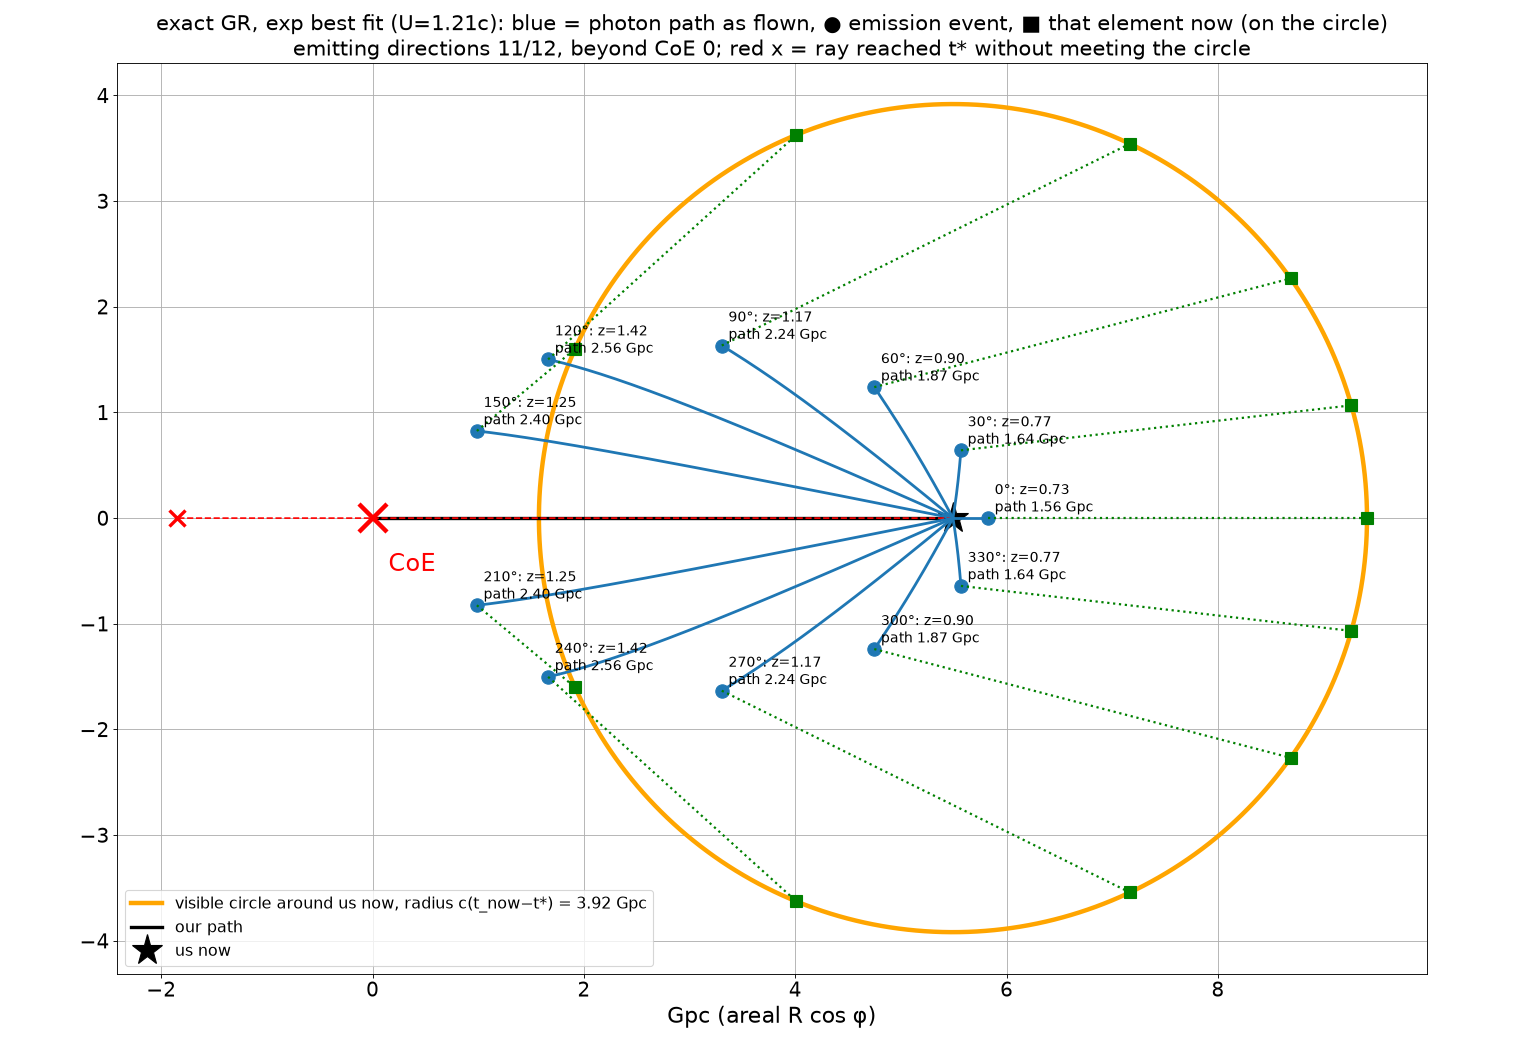

The script that saved this image:
"""Visible sky = concentric circle centred on us NOW (radius rho=c(t_now - t*)), made of elements that co-move with our group.
Per direction: exact-GR past null ray from us now; emission event = point where the element on the ray, carried to t_now along its own
LTB worldline, sits on that circle (|x_elem(t_now) - x_us(t_now)| = rho, areal flat distance). Path drawn as actually flown (elements and
us displacing radially during flight). Path length = c(t_now - t_e) (coordinate light travel), also areal path length. z exact GR."""
import json,pickle,numpy as np; from lc2 import *
import matplotlib;matplotlib.use('Agg');import matplotlib.pyplot as plt
r=json.load(open('res_exp.json')); L,tn=make2('exp',r['x'],1e-3); ts=tstar(L,tn); X0=np.array([0.]); RO=lambda t: L.R(t,X0)[0]
o=obs(L,tn); lam=o['Hbar']*F.C/(70/F.KMSMPC); Ron=RO(tn); rho=tn-ts
def g(t,y):
    Rn=L.R(tn,np.array([y[0]]))[0]; return np.sqrt(Rn**2+Ron**2-2*Rn*Ron*np.cos(y[1]))-rho
g.terminal=True
res=[]
for th in np.arange(0,360,30.):
    rr=ray(L,tn,np.radians(th),tmin=ts,rtol=1e-9,budget=40000,evx=g); q=dict(th=th,stop=rr['stop'],rr=rr)
    if rr['stop']=='circle_hit':
        Rr=L.R(rr['t'],rr['x']); X=Rr*np.cos(rr['phi']); Y=Rr*np.sin(rr['phi']); al=float(np.sum(np.hypot(np.diff(X),np.diff(Y))))
        q.update(te=rr['t'][-1],z=float(np.expm1(rr['lnz1'][-1])),light_travel=tn-rr['t'][-1],areal_path=al,beyond=bool(rr['nc'].max()>0),xe=rr['x'][-1],phie=rr['phi'][-1])
    res.append(q); print(th,q['stop'],q.get('te',0)/tn,q.get('z'),flush=True)
pickle.dump(dict(ts=ts,tn=tn,rho=rho,res=[{k:v for k,v in q.items() if k!='rr'} for q in res]),open('lc5_check.pkl','wb'))
fig,ax=plt.subplots(figsize=(19,13)); ax.set_aspect('equal'); c=np.linspace(0,2*np.pi,300)
ax.plot((Ron+rho*np.cos(c))*lam,rho*np.sin(c)*lam,c='orange',lw=4,label=f'visible circle around us now, radius c(t_now−t*) = {rho*lam:.2f} Gpc')
tt=np.linspace(ts,tn,100); ax.plot([RO(t)*lam for t in tt],0*tt,'k-',lw=3,label='our path'); ax.plot(Ron*lam,0,'k*',ms=28,label='us now')
for q in res:
    p=q['rr']; Rr=L.R(p['t'],p['x']); X=Rr*np.cos(p['phi'])*lam; Y=Rr*np.sin(p['phi'])*lam
    if 'z' not in q: ax.plot(X,Y,'r--',lw=1.5); ax.plot(X[-1],Y[-1],'rx',ms=14,mew=3); continue
    ax.plot(X,Y,'-',c='C0',lw=2.5); ax.plot(X[-1],Y[-1],'o',c='C0',ms=12)          # emission event (where the element was at t_e)
    Rn=L.R(tn,np.array([q['xe']]))[0]*lam; ax.plot([X[-1],Rn*np.cos(q['phie'])],[Y[-1],Rn*np.sin(q['phie'])],':',c='green',lw=2)  # element's radial displacement since
    ax.plot(Rn*np.cos(q['phie']),Rn*np.sin(q['phie']),'s',c='green',ms=10)
    ax.annotate(f"{q['th']:.0f}°: z={q['z']:.2f}\npath {q['light_travel']*lam:.2f} Gpc",(X[-1],Y[-1]),fontsize=13,xytext=(6,6),textcoords='offset points')
ax.plot(0,0,'rx',ms=25,mew=4); ax.text(0.15,-0.5,'CoE',fontsize=22,color='r')
nb=sum(q.get('beyond',False) for q in res); ne=sum('z' in q for q in res)
ax.set_title(f'exact GR, exp best fit (U={o["U"]:.2f}c): blue = photon path as flown, ● emission event, ■ that element now (on the circle)\nemitting directions {ne}/12, beyond CoE {nb}; red x = ray reached t* without meeting the circle',fontsize=19)
ax.set_xlabel('Gpc (areal R cos φ)',fontsize=20); ax.tick_params(labelsize=18); ax.legend(fontsize=14,loc='lower left'); ax.grid()
fig.tight_layout(); fig.savefig('lc5_check.png',dpi=80); print('FIN',flush=True)
